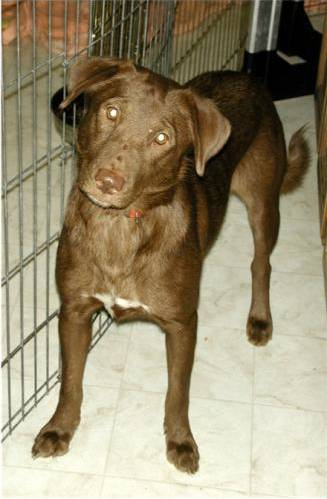
#> input picture python/opencv/day1/dog1.jpg, 327 x 499 px, found by its file name
$ python ex5.py
#> lines starting #> are read from the running program, lines starting #| are printed output that depends on the picture; after the words box and inside, x2 and y2 are one past the last pixel; in counts of white or black regions, pixels touching at a corner belong together
import cv2
import matplotlib.pyplot as plt

gry_img=cv2.imread('./pn/opencv/day1/dog1.jpg',cv2.IMREAD_GRAYSCALE)
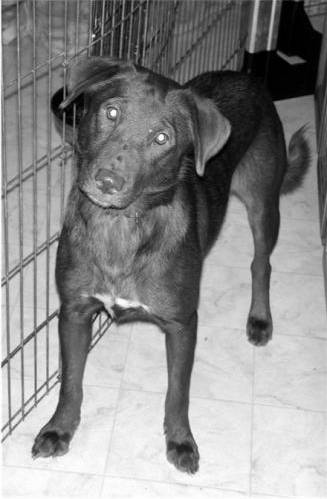
#> gry_img: shape (499, 327); min 0, max 255, mean 139.2

print('변환 전')
print(gry_img.shape)
#| (499, 327)
print(gry_img[0,0])
#| 227
print(gry_img[100,100])
#| 48
cv2.imshow('m',gry_img)
cv2.waitKey(0)

print('변환 후')
ret,th_img=cv2.threshold(gry_img,127,255,cv2.THRESH_BINARY)
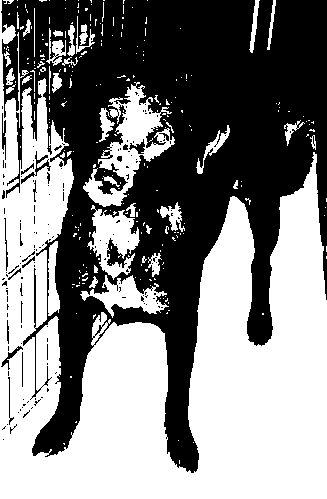
#> th_img: shape (499, 327); 51.7% white; 160 black regions (139 under 20 px), largest, box (x1, y1, x2, y2) and area: (1, 0, 327, 473) 77220, (21, 151, 51, 184) 174, (2, 113, 6, 160) 112
print(gry_img.shape)
#| (499, 327)
print(gry_img[0,0])
#| 227
print(gry_img[100,100])
#| 48

print('변환 결과')
print(th_img.shape)
#| (499, 327)
print(th_img[0,0])
#| 255
print(th_img[100,100])
#| 0
cv2.imshow('th',th_img)
cv2.waitKey(0)
